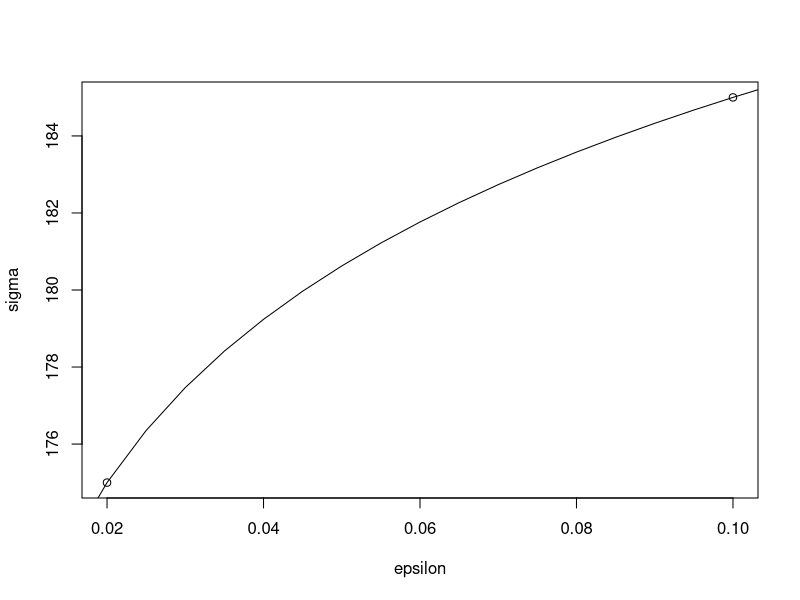
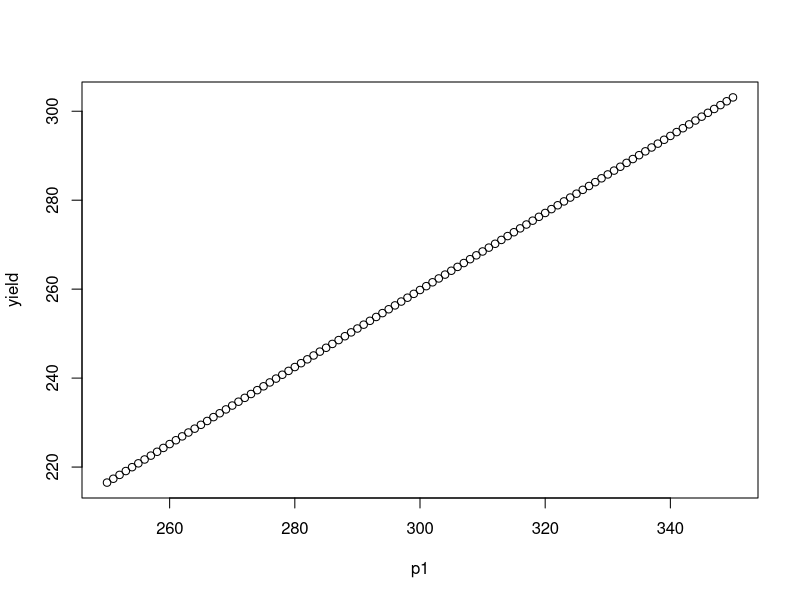
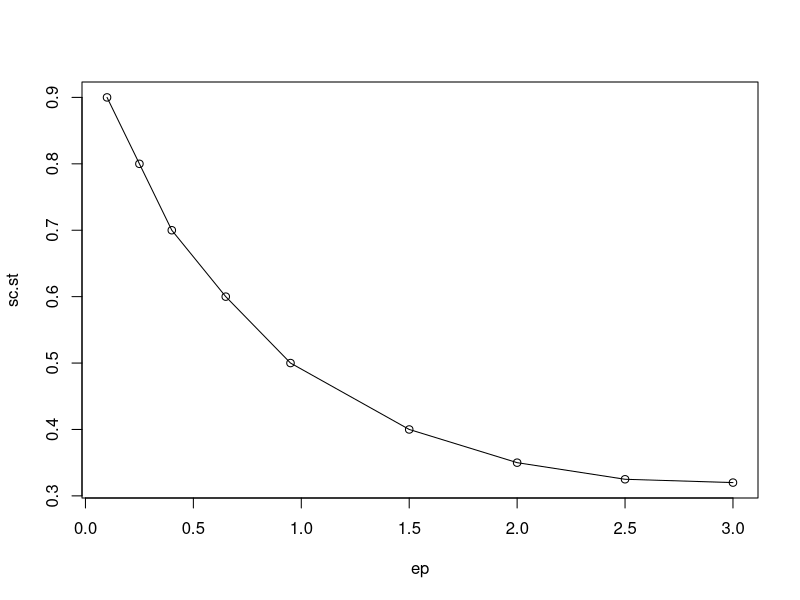
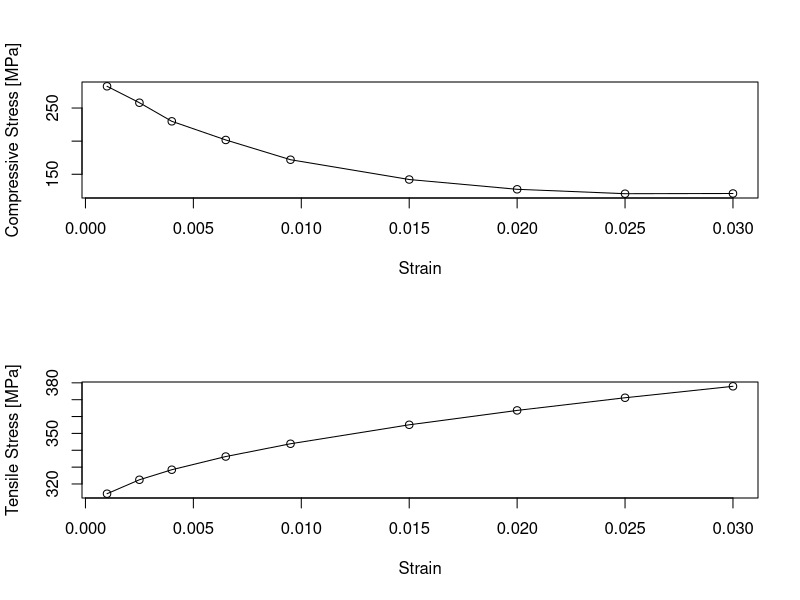

Here is the R script that generated these plots, in order:
#### HW 02
library(ggplot2)
############# PROBLEM 3.1
epsilon <- matrix(c(0.02, 0.1))
epsilon[2,1]

sigma <- matrix(c(175, 185))
sigma

n <- (log(sigma[2,1]) - log(sigma[1,1])) /
    ((log(epsilon[2,1]) - log(epsilon[1,1])))

k <- sigma[1,1]/ epsilon[1,1]^n

hollomon <- function(e, n, k){
          sigma <- k * e ^ n
          }

check <- hollomon(epsilon, n, k)

e.test <- seq(0.0,0.5, 0.005)
s.check <- hollomon(e.test, n, k)
plot(epsilon, sigma)
lines(e.test, s.check)

#### problem 3.4 c

VonMises <- function(s1){
  s2 <- s1/2
  s3 <- 0
  sqrt(2)/2*((s1-s2)^2 + (s2-s3)^2 + (s1 - s3)^2)^(1/2)
}

p1 <- 250:350
yield <- VonMises(p1)

plot(p1, yield)
######## PROBLEM 3.16

# compressive stress / tensile stress [MPa]
sc.st <- matrix(c(0.9, .8, .7, .6, .5, .4, .35, .325, .32))

# x 10^(-2)
ep <- matrix(c(0.1, .25, .4, .65, .95, 1.5, 2, 2.5, 3))

e <- ep * 10 ^ (-2)

plot(ep, sc.st)
lines(ep, sc.st)

fsigma.T <- function (e){
        300 + 450 * e ^ 0.5 }

sigma.C <- sc.st * fsigma.T(e)
sigma.C

sigma.T <- fsigma.T(e)

## final Plot
par(mfrow = c(2,1))
plot(e, sigma.C, xlab = "Strain",
     ylab = "Compressive Stress [MPa]")
lines(e, sigma.C)

plot(e, sigma.T, xlab = "Strain",
     ylab = "Tensile Stress [MPa]")
lines(e,sigma.T)

# ---- 3.21 ----
s3c <- 55 # MPa
s1t <- 51 # MPa

s <- matrix(c(sqrt(1/3)*s1t, sqrt(1/3)*s3c),nrow = 2)
KA <- matrix(c(1,1,51/3,-55/3), ncol = 2)
solve(KA,s)

###################
A <- matrix(c(1,1,17,18.3),ncol = 2)
b <- matrix(c(29.44, 31.75),ncol = 1)

test <- matrix(c(30.5, -0.065),ncol = 1)
A %*% test

solve(A,b)

